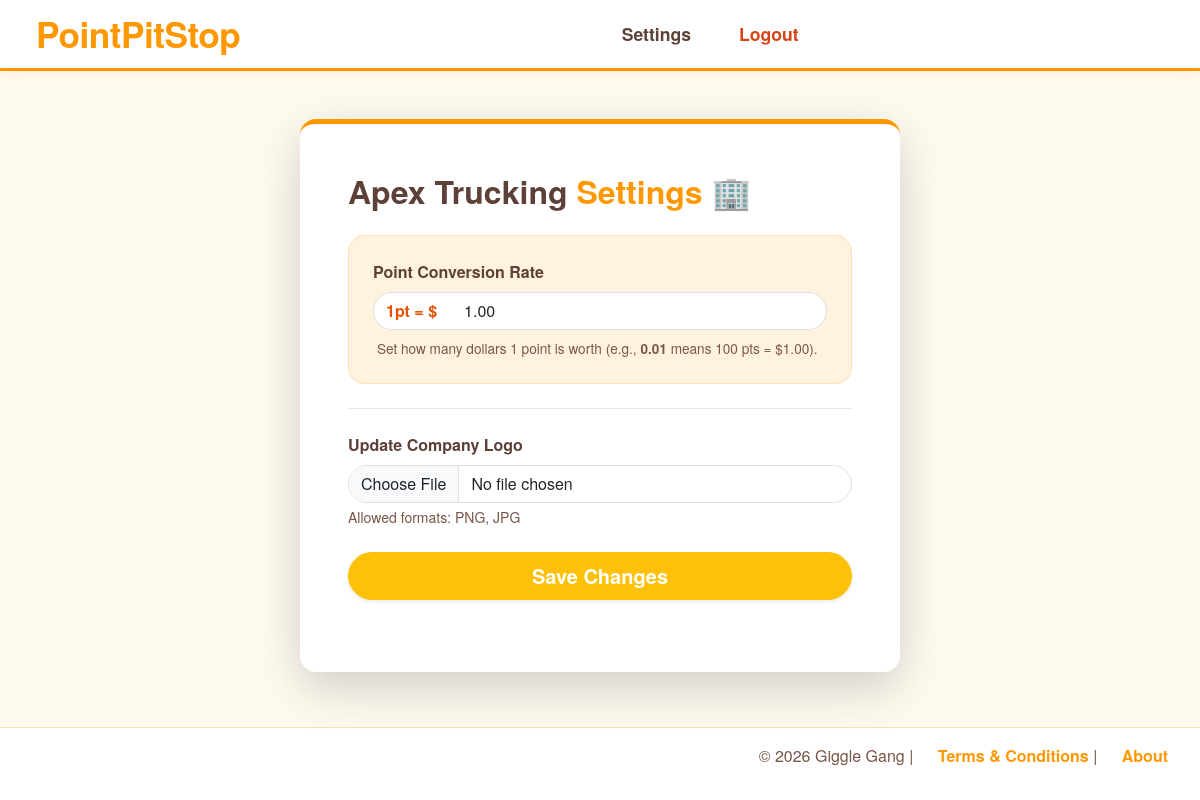
The page /admin/company_settings/1 (signed in) on the database as committed earlier.
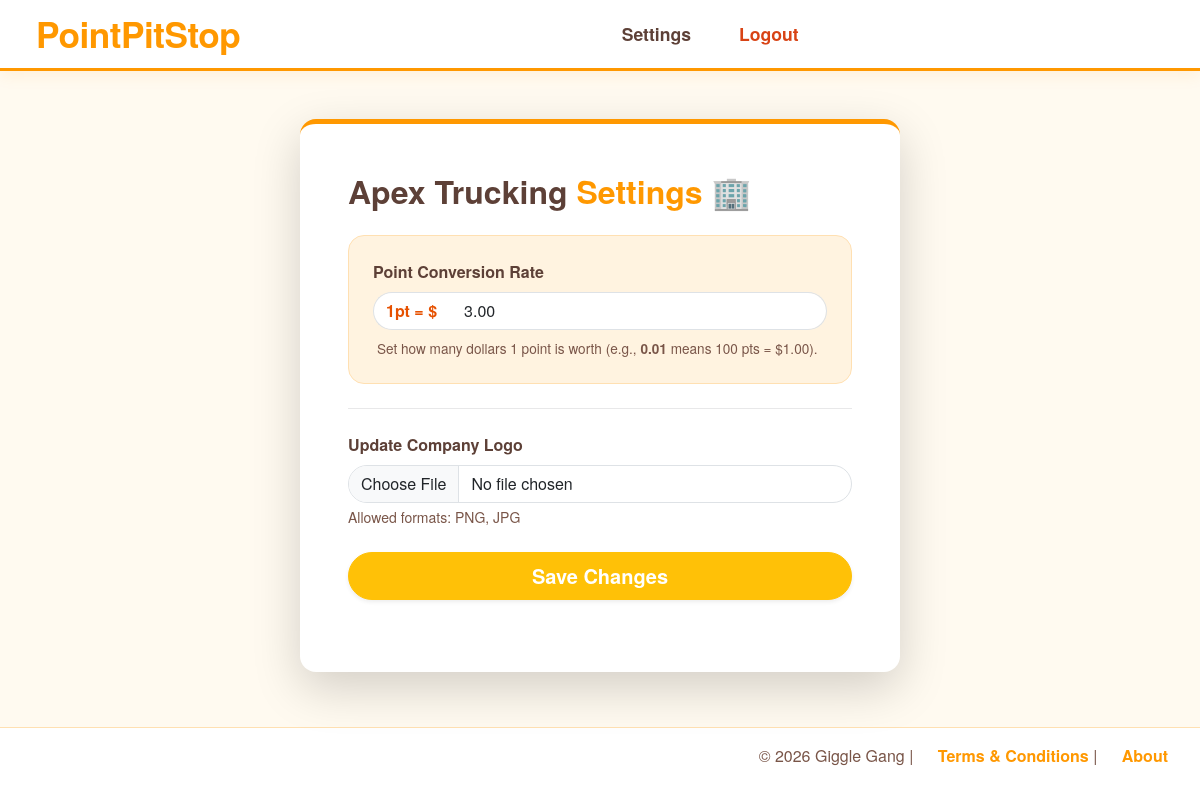
The same page on the database as committed later.
### models.py (models this page shows)
class SponsorCompany(db.Model):
    __tablename__ = "sponsor_companies"
    id = db.Column(db.Integer, primary_key=True)
    name = db.Column(db.String(150),unique=True,nullable=False)
    email = db.Column(db.String(120), unique=True, nullable=True,index=True)
    phone = db.Column(db.String(50), nullable=True)
    logo_filename = db.Column(db.String(255), nullable=True)
    brand_color = db.Column(db.String(255), nullable=True)
    points_conversion = db.Column(db.DECIMAL(10,2),nullable=False,default=.01)
    sponsor_users = db.relationship("SponsorProfile",back_populates="company")
    driver_links = db.relationship("DriverCompanyLink", back_populates="company")
    priceMax = db.Column(db.Integer, nullable=False, default=100)
    explicit = db.Column(db.Boolean, nullable=False, default=True)

### routes/admin.py (the view, shortened to what this page needs)
@admin_bp.route("/company_settings/<int:company_id>",methods=["GET","POST"])
def company_settings(company_id):
    admin = g.profile
    company = SponsorCompany.query.filter_by(id=company_id).first()
    return render_template("admin/admin_company.html", company=company)

### app.py (called while the page is built)
@login_manager.user_loader
def load_user(user_id):
    return db.session.get(Users, int(user_id))

### routes/admin.py (called while the page is built)
@admin_bp.before_request
def restrict_to_admin():
    if request.endpoint == "admin.end_impersonation":
        real_admin_id = session.get("real_admin_id")
        if real_admin_id:
            return None  # Let it through
        abort(403)
    if not current_user.is_authenticated:
        flash("Please log in to access this page.", "warning")
        return redirect(url_for('auth.handle_login'))
    if current_user.role != "admin":
        flash("Access denied: Admins only.", "danger")
        return redirect(url_for('dashboard'))
    if not g.profile:
        print(f"DEBUG: Admin {current_user.username} has no profile in g.profile")
        flash("Admin profile not found. Please contact an admin.", "danger")
        return redirect(url_for('dashboard'))

### templates/admin/admin_company.html (shortened to what this page needs)
{% extends "base.html" %}
{% block body %}
<div class="container py-5">
    <div class="card p-5 shadow-lg rounded-4 border-0" style="max-width: 600px; margin: 0 auto; border-top: 5px solid #ff9800 !important;">
        <h2 class="mb-4" style="color: #5d4037; font-weight: 700;">{{ company.name }} <span style="color: #ff9800;">Settings</span> 🏢</h2>
        <form method="POST" action="{{ url_for('admin.company_settings',company_id=company.id) }}" enctype="multipart/form-data">
            <div class="mb-4 p-4 rounded-4" style="background-color: #fff3e0; border: 1px solid #ffe0b2;">
                <label for="conversion-rate" class="form-label" style="color: #5d4037; font-weight: 700;">Point Conversion Rate</label>
                <div class="input-group">
                    <span class="input-group-text bg-white border-end-0 rounded-start-pill" style="color: #e65100; font-weight: 600;">1pt = $</span>
                    <input
                        type="number"
                        id="conversion-rate"
                        name="point_conversion"
                        class="form-control border-start-0 rounded-end-pill px-3"
                        step="0.0001"
                        min="0.0001"
                        placeholder="e.g. 0.01"
                        value="{{ company.points_conversion or '0.01' }}"
                        required
                    >
                </div>
                <div class="form-text mt-2" style="color: #795548; font-size: 0.85rem;">
                    Set how many dollars 1 point is worth (e.g., <strong>0.01</strong> means 100 pts = $1.00).
                </div>
            </div>
            <hr class="my-4" style="opacity: 0.1;">
            <div class="mb-4">
                <label for="sponsor-logo" class="form-label" style="color: #5d4037; font-weight: 600;">Update Company Logo</label>
                <input
                    type="file"
                    id="sponsor-logo"
                    name="sponsor_logo"
                    class="form-control rounded-pill"
                    accept="image/png, image/jpeg"
                >
                <div class="form-text" style="color: #795548;">Allowed formats: PNG, JPG</div>
            </div>
            <div class="d-grid mb-4">
                <button type="submit" class="btn btn-warning btn-lg rounded-pill fw-bold text-white shadow-sm">
                    Save Changes
                </button>
            </div>
        </form>
    </div>
</div>
{% endblock %}

### templates/base.html (shortened to what this page needs)
<!DOCTYPE html>
<html lang="en">
<head>
    <link rel="stylesheet" href="{{ url_for('static', filename='css/bootstrap.min.css') }}">
    <link rel="stylesheet" href="{{ url_for('static', filename='css/style.css') }}">
</head>
<body>
    {% include "partials/header.html"%}
    <main class="main-content">
    {% block body %}{% endblock %}
    </main>
    {% include "partials/footer.html" %}
</body>
</html>

### templates/partials/header.html (shortened to what this page needs)
<header class="site-header">
    <nav class="navbar navbar-expand-lg">
        <div class="header-container container-fluid">
            {% if current_user.is_authenticated %}
            <a class="navbar-brand" href="{{ url_for('dashboard') }}">
                <h1>PointPitStop</h1>
            </a>
            {% else %}
            <a class="navbar-brand" href="/">
                <h1>PointPitStop</h1>
            </a>
            {% endif %}
            <div class="collapse navbar-collapse" id="mainNavbarContent">
                {% if current_user.is_authenticated %}
                    <ul class="navbar-nav mx-auto">
                        <li class="nav-item">
                                <a class="nav-link" href="{{ url_for('admin.admin_settings') }}">Settings</a>
                        </li>
                        <li class="nav-item">
                            <a class="nav-link logout-link" href="{{ url_for('auth.handle_logout') }}">Logout</a>
                        </li>
                    </ul>
                {% endif %}
            </div>
        </div>
    </nav>
</header>

### templates/partials/footer.html
<footer class="site-footer">
    <p>
        © 2026 Giggle Gang |
        <a href="{{ url_for('terms') }}">Terms & Conditions</a> |
        <a href="{{ url_for('about') }}">About</a>
    </p>
</footer>

### static/css/style.css (style rules this page uses)
body { display: flex; flex-direction: column; font-family: 'Quicksand', 'Helvetica Neue', Helvetica, Arial, sans-serif; margin: 0; min-height: 100vh; background-color: #fffaf0; color: #5d4037; }
.main-content { flex: 1; }
.site-footer { border-top: 1px solid #ffe0b2; display: flex; justify-content: flex-end; align-items: center; box-sizing: border-box; width: 100%; background: white; padding: 1rem 2rem; color: #795548; }
.site-footer a { color: #ff9800; text-decoration: none; font-weight: 600; margin-left: 20px; transition: color 0.3s ease; }
.site-header { background-color: #ffffff; border-bottom: 3px solid #ff9800; box-shadow: 0 4px 15px rgba(255, 152, 0, 0.1); position: sticky; top: 0; z-index: 1000; }
.navbar { padding: 0.5rem 1.5rem; }
.header-container { max-width: 1400px; margin: 0 auto; }
.navbar-brand h1 { margin: 0; font-size: 2.2rem; font-weight: 700; color: #ff9800; letter-spacing: -0.5px; text-align: center; }
.navbar-nav { gap: 1rem; }
.navbar-nav .nav-link { color: #5d4037 !important; font-weight: 600; font-size: 1.1rem; padding: 0.5rem 1rem !important; border-radius: 50px; transition: all 0.3s ease; }
.navbar-nav .logout-link { color: #d84315 !important; font-weight: 700 !important; }

Rows that differ between the two databases and show on the page:
changed SponsorCompany "Apex Trucking": point_conversion "1.00" → "3.00"
